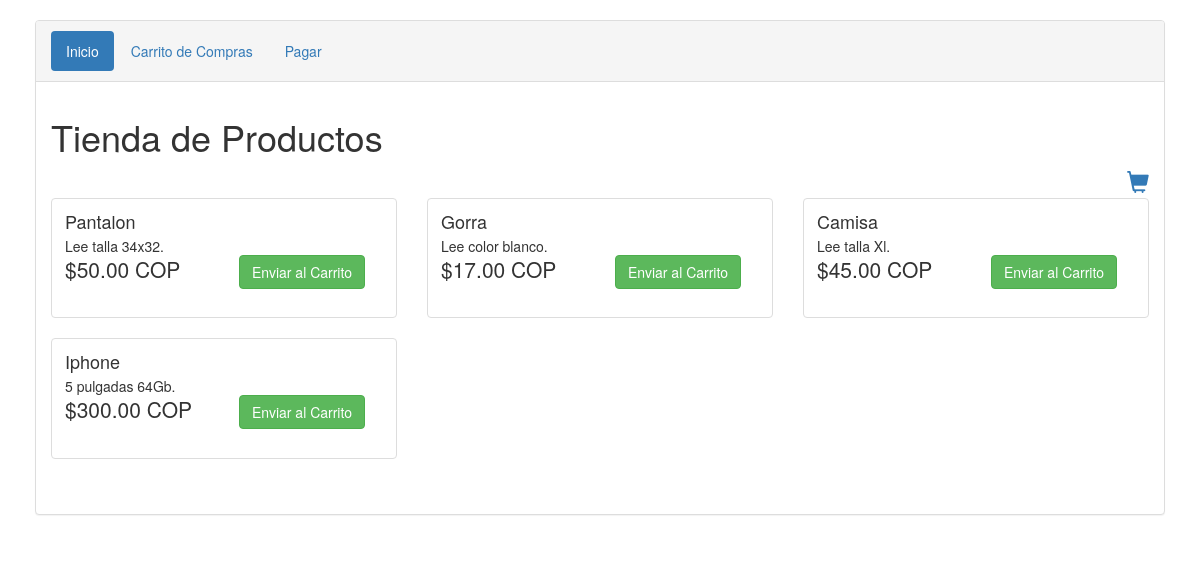
The page / on the database its author committed.
### tables this page shows
CREATE TABLE `mis_productos` (
  `id` int(11) NOT NULL,
  `name` varchar(200) NOT NULL,
  `description` text NOT NULL,
  `price` float(10,2) NOT NULL,
  `created` datetime NOT NULL,
  `modified` datetime NOT NULL,
  `status` enum('1','0') NOT NULL DEFAULT '1'
);

### index.php (the view, shortened to what this page needs)
<?php
include 'Configuracion.php';
?>
<!DOCTYPE html>
<html lang="es">
<head>
    <link rel="stylesheet" href="http://maxcdn.bootstrapcdn.com/bootstrap/3.3.7/css/bootstrap.min.css">
</head>
</head>
<body>
    <div class="container">
        <div class="panel panel-default">
            <div class="panel-heading">
                <ul class="nav nav-pills">
                    <li role="presentation" class="active"><a href="index.php">Inicio</a></li>
                    <li role="presentation"><a href="VerCarta.php">Carrito de Compras</a></li>
                    <li role="presentation"><a href="Pagos.php">Pagar</a></li>
                </ul>
            </div>
            <div class="panel-body">
                <h1>Tienda de Productos</h1>
                <a href="VerCarta.php" class="cart-link" title="Ver Carta"><i class="glyphicon glyphicon-shopping-cart"></i></a>
                <div id="products" class="row list-group">
                    <?php
                    $query = $db->query("SELECT * FROM mis_productos ORDER BY id DESC LIMIT 10");
                    if ($query->num_rows > 0) {
                        while ($row = $query->fetch_assoc()) {
                    ?>
                            <div class="item col-lg-4">
                                <div class="thumbnail">
                                    <div class="caption">
                                        <h4 class="list-group-item-heading"><?php echo $row["name"]; ?></h4>
                                        <p class="list-group-item-text"><?php echo $row["description"]; ?></p>
                                        <div class="row">
                                            <div class="col-md-6">
                                                <p class="lead"><?php echo '$' . $row["price"] . ' COP'; ?></p>
                                            </div>
                                            <div class="col-md-6">
                                                <a class="btn btn-success" href="AccionCarta.php?action=addToCart&id=<?php echo $row["id"]; ?>">Enviar al Carrito</a>
                                            </div>
                                        </div>
                                    </div>
                                </div>
                            </div>
                        <?php }
                    } else { ?>
                        <p>Producto(s) no existe.....</p>
                    <?php } ?>
                </div>
            </div>
        </div>
    </div>
</body>
</html>

### index.php (style rules this page uses)
.container { padding: 20px; }
.cart-link { width: 100%; text-align: right; display: block; font-size: 22px; }

### rows shown on the page
mis_productos: name "Pantalon", description "Lee talla 34x32.", price "50.00"
mis_productos: name "Gorra", description "Lee color blanco.", price "17.00"
mis_productos: name "Camisa", description "Lee talla Xl.", price "45.00"
mis_productos: name "Iphone", description "5 pulgadas 64Gb.", price "300.00"
